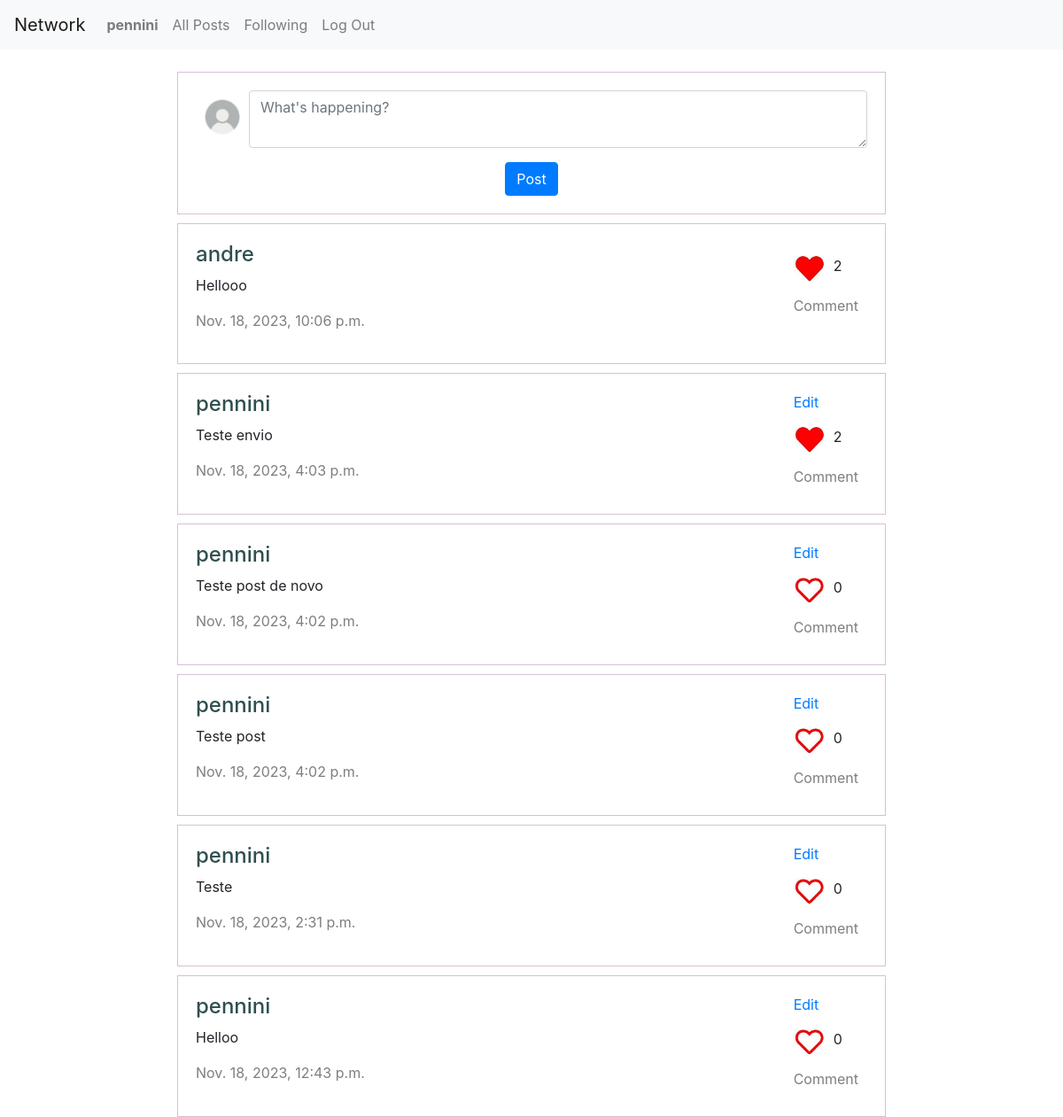
Screenshot of / (signed in) with the database file from the repository.
### network/models.py (models this page shows, shortened)
class User(AbstractUser):
    pass

class Post(models.Model):
    user = models.ForeignKey(User, on_delete=models.CASCADE, related_name="posts")
    content = models.TextField()
    timestamp = models.DateTimeField(auto_now_add=True)
    likes_post = models.IntegerField(default=0)

### network/views.py (the view)
# urls.py: path("", views.index, name="index"),
def index(request):
    if request.user.is_authenticated:
        posts = Post.objects.order_by("-timestamp").all()
        liked_posts = set(request.user.likes.filter(like=True).values_list('post_id', flat=True))
        for post in posts:
            post.is_liked = post.id in liked_posts
        return render(request, "network/index.html", {
            "posts": posts
        })
    else:
        return HttpResponseRedirect(reverse("login"))

### network/templates/network/index.html (shortened to what this page needs)
{% extends "network/layout.html" %}
{% load static %}
{% block body %}
    <div class="post">
        <form id="compose-post">
            <div class="form-group">
                <img src="{% static 'network/images/avatar.jpg' %}" alt="ícone avatar" class="icone">
                <textarea maxlength="300" type="text" id="text-post" class="form-control" placeholder="What's happening?"></textarea>
            </div>
            <input type="submit" value="Post" class="btn btn-primary">
        </form>
    </div>
    <div id="posts-index">
        {% for post in posts %}
            <div class="post-views">
                <span>
                    <a href="{% url 'profile' post.user.id %}" class="user-id"><h4>{{ post.user }}</h4></a>
                    <p>{{ post.content }}</p>
                    <p class="timestamp">{{ post.timestamp }}</p>
                </span>
                <span>
                    <div class="post-interaction">
                        {% if user.id == post.user.id %}
                            <div class="post-but">
                                <a href="#" class="edit-post" data-id="{{ post.id }}">Edit</a>
                            </div>
                        {% endif %}
                        <div class="like-but">
                            <a href="#" class="like-post">
                                {% if post.is_liked %}
                                    <img data-id="{{ post.id }}" src="{% static 'network/images/like.png' %}" alt="like button" class="icone-like">
                                {% else %}
                                    <img data-id="{{ post.id }}" src="{% static 'network/images/unlike.png' %}" alt="like button" class="icone-like">
                                {% endif %}
                            </a>
                            <div id="like-{{ post.id }}">{{ post.likes_post }}</div>
                        </div>
                        <div class="post-but">
                            <a href="#" class="comment-post" data-id="{{ post.id }}">Comment</a>
                        </div>
                    </div>
                </span>
            </div>
        {% endfor %}
    </div>
{% endblock %}

### network/templates/network/layout.html (shortened to what this page needs)
{% load static %}
<!DOCTYPE html>
<html lang="en">
    <head>
        <link rel="stylesheet" href="https://stackpath.bootstrapcdn.com/bootstrap/4.4.1/css/bootstrap.min.css">
        <link href="{% static 'network/styles.css' %}" rel="stylesheet">
    </head>
    <body>
        <nav class="navbar navbar-expand-lg navbar-light bg-light">
            <a class="navbar-brand" href="{% url 'index' %}">Network</a>
            <div>
              <ul class="navbar-nav mr-auto">
                {% if user.is_authenticated %}
                    <li class="nav-item">
                        <a class="nav-link" href="{% url 'profile' user.id %}"><strong>{{ user.username }}</strong></a>
                    </li>
                {% endif %}
                <li class="nav-item">
                  <a class="nav-link" href="{% url 'index' %}">All Posts</a>
                </li>
                {% if user.is_authenticated %}
                    <li class="nav-item">
                        <a class="nav-link" href="{% url 'following' %}">Following</a>
                    </li>
                    <li class="nav-item">
                        <a class="nav-link" href="{% url 'logout' %}">Log Out</a>
                    </li>
                {% endif %}
              </ul>
            </div>
          </nav>
        <div class="body">
            {% block body %}
            {% endblock %}
        </div>
    </body>
</html>

### network/static/network/styles.css (style rules this page uses)
.post { margin-left: 200px; margin-right: 200px; margin-top: 25px; border: 1px solid thistle; padding: 20px; text-align: center; }
span { word-wrap: break-word; margin-right: 10px; }
.post-views { display: flex; justify-content: space-between; margin-left: 200px; margin-right: 200px; margin-top: 10px; border: 1px solid thistle; padding: 20px; text-align: left; }
.post-but { margin-bottom: 10px; }
.like-but { display: flex; margin-top: 15px; margin-bottom: 15px; }
.like-post { margin-right: 10px; }
.user-id { color: darkslategrey; }
.comment-post, .timestamp { color: rgb(129, 125, 125); }
.form-group { display: flex; }
.icone { width: 60px; height: 60px; }
.icone-like { width: 35px; height: 30px; }
textarea { max-height: 200px; min-height: 65px; margin-bottom: 0px; }

### rows the page displays
User: username "pennini"
Post: user "andre", content "Hellooo", timestamp "Nov. 18, 2023, 10:06 p.m.", likes_post "2"
Post: user "pennini", content "Teste envio", timestamp "Nov. 18, 2023, 4:03 p.m.", likes_post "2"
Post: user "pennini", content "Teste post de novo", timestamp "Nov. 18, 2023, 4:02 p.m.", likes_post "0"
Post: user "pennini", content "Teste post", timestamp "Nov. 18, 2023, 4:02 p.m.", likes_post "0"
Post: user "pennini", content "Teste", timestamp "Nov. 18, 2023, 2:31 p.m.", likes_post "0"
Post: user "pennini", content "Helloo", timestamp "Nov. 18, 2023, 12:43 p.m.", likes_post "0"
